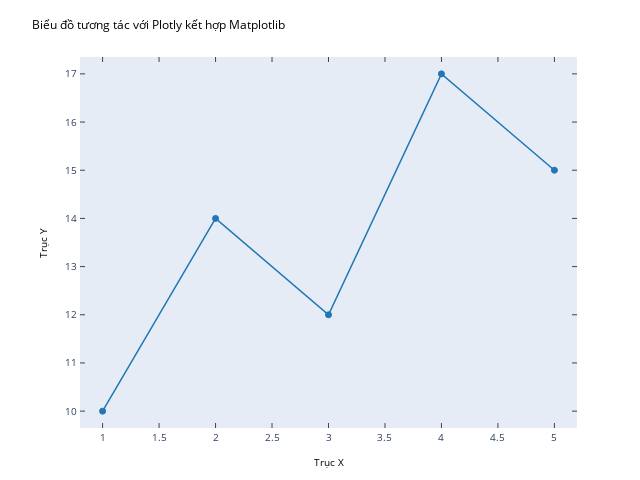

Notebook source saved alongside this figure:
### Code cell
import matplotlib.pyplot as plt
import plotly.tools as tls
import plotly.graph_objs as go
import plotly.io as pio

# Giả sử các biến ax, fig, x, và y đã được định nghĩa như đã đề cập

# Tạo biểu đồ tĩnh sử dụng Matplotlib
fig, ax = plt.subplots()
ax.plot(x, y, marker='o')
ax.set_title('Biểu đồ tương tác với Plotly kết hợp Matplotlib')
ax.set_xlabel('Trục X')
ax.set_ylabel('Trục Y')

# Chuyển đổi biểu đồ Matplotlib sang biểu đồ Plotly
plotly_fig = tls.mpl_to_plotly(fig)

# Hiển thị biểu đồ Plotly
pio.show(plotly_fig)

### Figure 1 — Plotly figure (JSON) as saved in the notebook; plotly's stock layout.template omitted (floating-point values rounded to 4 significant figures)
{"data": [{"line": {"color": "rgba (31, 119, 180, 1)", "dash": "solid", "width": 1.5}, "marker": {"color": "#1F77B4", "line": {"color": "#1F77B4", "width": 1}, "opacity": 1, "size": 6, "symbol": "circle"}, "mode": "lines+markers", "name": "_child0", "type": "scatter", "x": [1, 2, 3, 4, 5], "xaxis": "x", "y": [10, 14, 12, 17, 15], "yaxis": "y"}], "layout": {"autosize": false, "height": 480, "hovermode": "closest", "margin": {"b": 52, "l": 80, "pad": 0, "r": 63, "t": 57}, "showlegend": false, "title": {"font": {"color": "#000000", "size": 12}, "text": "Biểu đồ tương tác với Plotly kết hợp Matplotlib"}, "width": 640, "xaxis": {"anchor": "y", "domain": [0, 1], "mirror": "ticks", "nticks": 11, "range": [0.8, 5.2], "showgrid": false, "showline": true, "side": "bottom", "tickfont": {"size": 10}, "ticks": "inside", "title": {"font": {"color": "#000000", "size": 10}, "text": "Trục X"}, "type": "linear", "zeroline": false}, "yaxis": {"anchor": "x", "domain": [0, 1], "mirror": "ticks", "nticks": 10, "range": [9.65, 17.35], "showgrid": false, "showline": true, "side": "left", "tickfont": {"size": 10}, "ticks": "inside", "title": {"font": {"color": "#000000", "size": 10}, "text": "Trục Y"}, "type": "linear", "zeroline": false}}}
